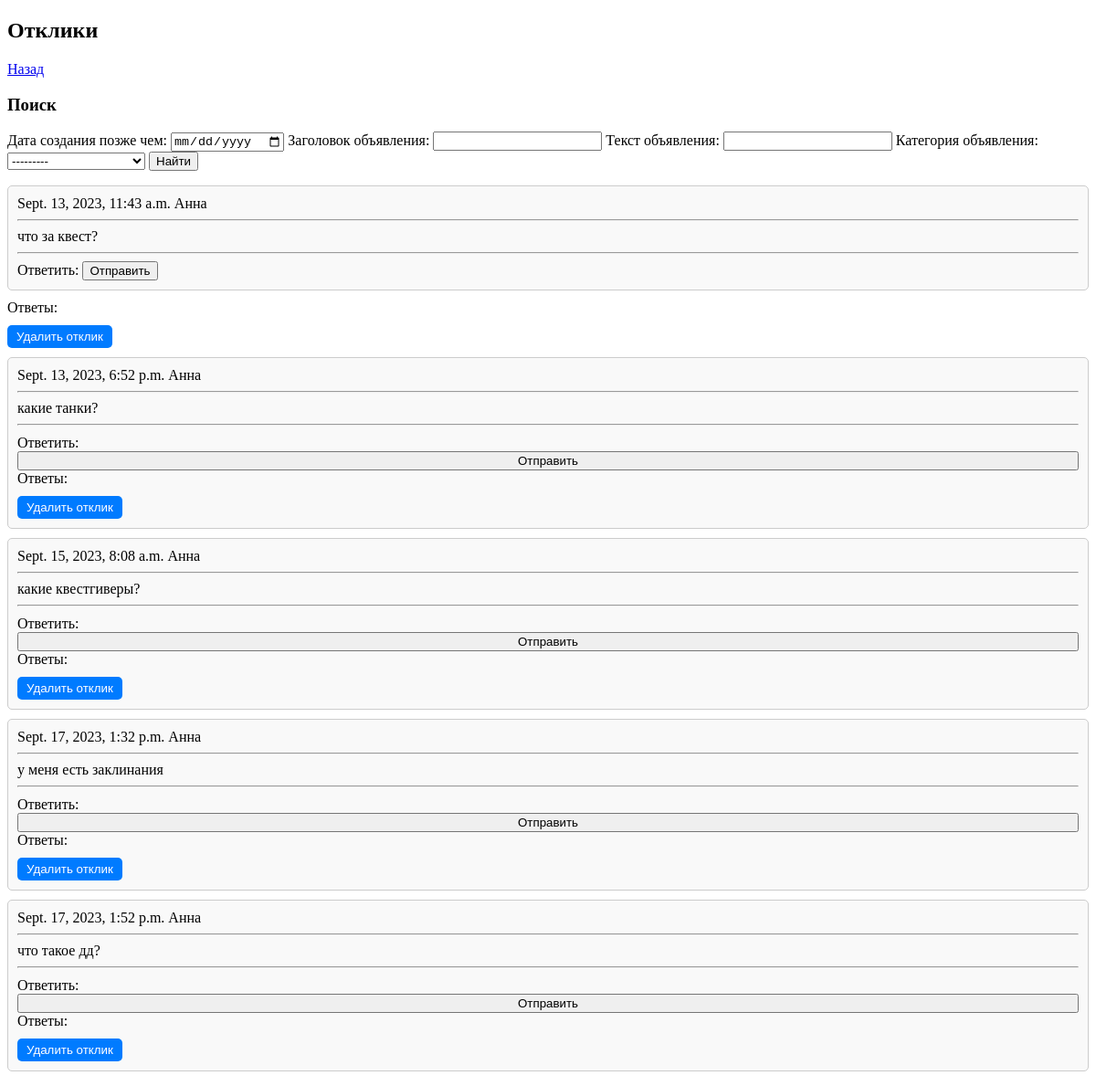
The page /posts/search/ (signed in) on the database its author committed.
### board/models.py (models this page shows)
class Response(models.Model):
    responsePost = models.ForeignKey(Post, on_delete=models.CASCADE)
    responseUser = models.ForeignKey(User, on_delete=models.CASCADE)
    text = models.TextField()
    dateCreation = models.DateTimeField(auto_now_add=True)

### board/views.py (the view)
class SearchList(ListView):
    model = Response
    template_name = 'search.html'
    context_object_name = 'search'
    def get_queryset(self):
        user = self.request.user
        search_query = self.request.GET.get('search_query')
        if search_query:
            return ResponseFilter(self.request.GET, queryset=Response.objects.filter(responseUser=user)).qs
    def get_context_data(self, **kwargs):
        user = self.request.user
        context = super().get_context_data(**kwargs)
        context['filter'] = ResponseFilter(self.request.GET, Response.objects.filter(responseUser=user))
        return context

### board/models.py (called while the page is built)
    def __str__(self):
                return f'{self.name}'

### templates/search.html (shortened to what this page needs)
{% extends "main.html" %}
{% block content %}
<h2>
    Отклики
</h2>
<a class="btn btn-primary" href="http://127.0.0.1:8000/index/">Назад</a>
<h3>Поиск</h3>
<form method="GET" name="search_query">
    {{ filter.form }}
    <input type="submit" value="Найти">
<ul class="list-group">
    {% for response in filter.qs %}
    {% if response.responseUser == user  or response.responsePost.author_id == user.id %}
        <li>
            {{ response.dateCreation }}
            {{ response.responseUser }}
            <br><hr>
            {{ response.text }}
            <br><hr>
                <form method="post">
                    <label>Ответить:</label>
                    <button type="submit" class="btn btn-primary">Отправить</button>
                </form>
                <label>Ответы:</label>
                <form method="post" action="{% url 'delete_response' response.id %}">
                    <div>
                        <input type="submit" value="Удалить отклик">
                    </div>
                </form>
            </li>
    {% endif %}
    {% endfor %}
</ul>
</form>
{% endblock content %}

### templates/search.html (style rules this page uses)
.list-group { list-style: none; padding: 0; }
.list-group li { margin: 10px 0; padding: 10px; border: 1px solid #ccc; background-color: #f9f9f9; border-radius: 5px; }
.list-group form { margin-top: 10px; display: flex; flex-direction: column; }
.list-group input[type="submit"] { background-color: #007bff; color: #fff; border: none; padding: 5px 10px; cursor: pointer; border-radius: 5px; }

### rows shown on the page
Response: dateCreation "Sept. 13, 2023, 11:43 a.m.", responseUser "Анна", text "что за квест?"
Response: dateCreation "Sept. 13, 2023, 6:52 p.m.", responseUser "Анна", text "какие танки?"
Response: dateCreation "Sept. 15, 2023, 8:08 a.m.", responseUser "Анна", text "какие квестгиверы?"
Response: dateCreation "Sept. 17, 2023, 1:32 p.m.", responseUser "Анна", text "у меня есть заклинания"
Response: dateCreation "Sept. 17, 2023, 1:52 p.m.", responseUser "Анна", text "что такое дд?"
